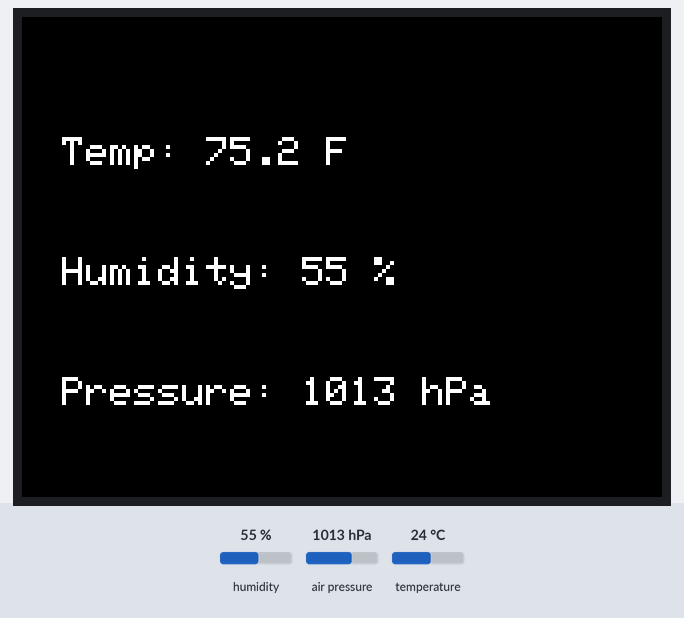
Bench run of a sketch on a simulated Arduino Uno, built with avr-gcc and run on an emulated ATmega328P. Shown: 320×240 colour display. Inputs (shaded band) come from the test bench; at power-on: humidity 55 %, air pressure 1013 hPa, temperature 24 °C.

Above: at 2.4 s.
3.5 s: humidity set to 22 %
At 5.2 s:
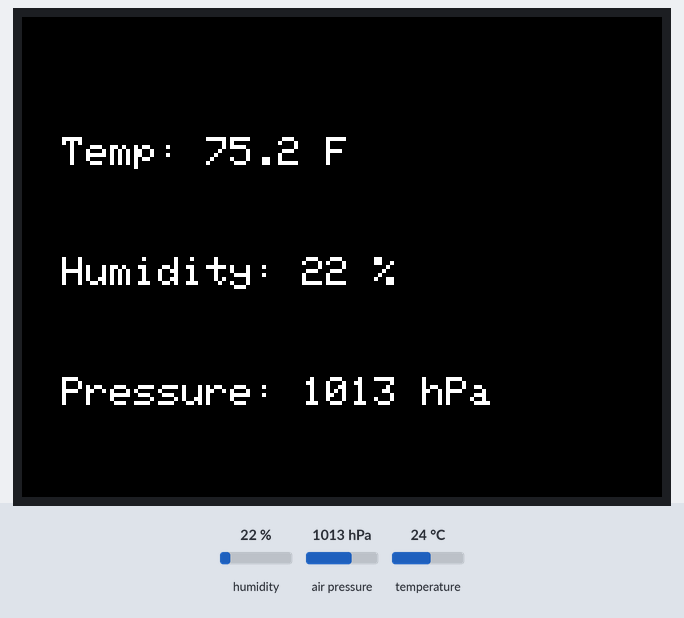
7.7 s: air pressure set to 952 hPa
At 9.6 s:
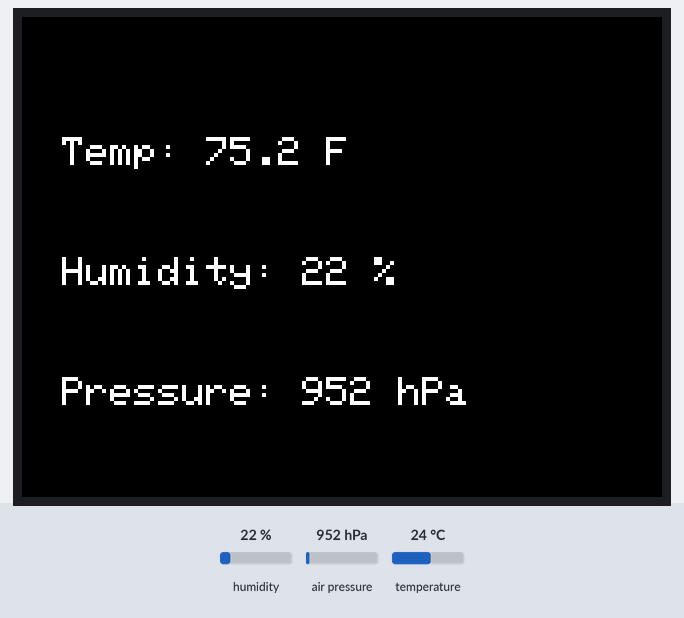
11.3 s: temperature set to 12 °C
At 12.8 s:
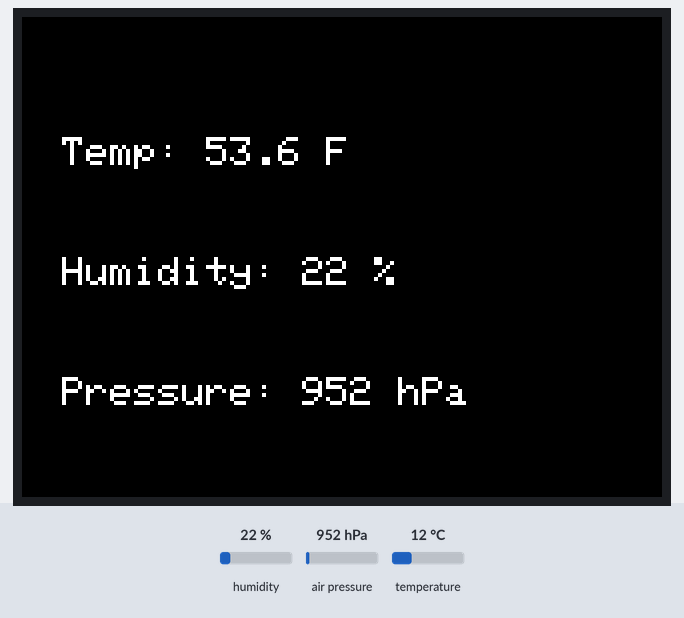
14.5 s: humidity set to 40 %
At 15.7 s:
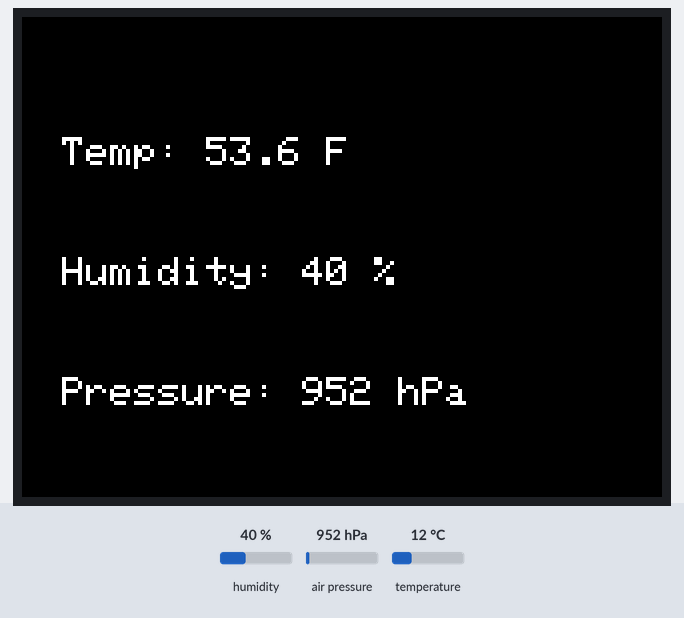
Timing chart, 0 to 17.5 s (numbered marks = the images above; inputs shaded):
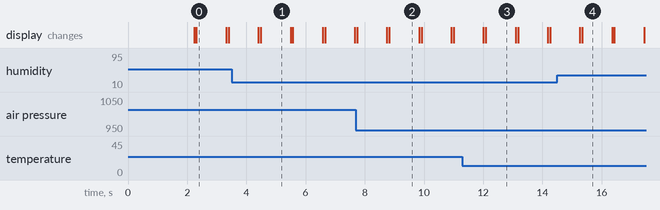

The sketch:

spiegler_combinedblink_code.ino
```cpp
#include <Wire.h>
#include <Adafruit_Sensor.h>
#include <Adafruit_BME280.h>
#include <MCUFRIEND_kbv.h>
#include <Adafruit_GFX.h>

MCUFRIEND_kbv tft;
Adafruit_BME280 bme;

void setup() {
    uint16_t ID = tft.readID();
    tft.begin(ID);
    tft.setRotation(1);

    if (!bme.begin(0x76)) {
        tft.fillScreen(0x0000);
        tft.setTextColor(0xF800);
        tft.setTextSize(3);
        tft.setCursor(50, 150);
        tft.print("BME280 ERROR");
        while (1);
    }

    tft.fillScreen(0x0000);
    tft.setTextColor(0xFFFF);
    tft.setTextSize(3);
    tft.setCursor(50, 150);
    tft.print("good");
    delay(2000);
}

void loop() {
    float tempC = bme.readTemperature();
    float tempF = tempC * 9.0 / 5.0 + 32.0;
    float humidity = bme.readHumidity();
    float pressure = bme.readPressure() / 100.0F;

    tft.fillScreen(0x0000);
    tft.setTextColor(0xFFFF);
    tft.setTextSize(2);

    tft.setCursor(20, 60);
    tft.print("Temp: ");
    tft.print(tempF, 1);
    tft.print(" F");

    tft.setCursor(20, 120);
    tft.print("Humidity: ");
    tft.print(humidity, 0);
    tft.print(" %");

    tft.setCursor(20, 180);
    tft.print("Pressure: ");
    tft.print(pressure, 0);
    tft.print(" hPa");

    delay(1000);
}
```

Measured:
- after the input at 3.5 s, the display: first differs from a run without the input after 0.99 s (image 1)
- after the input at 7.7 s, the display: first differs from a run without the input after 1.1 s (image 2)
- after the input at 11.3 s, the display: first differs from a run without the input after 0.79 s (image 3)
- after the input at 14.5 s, the display: first differs from a run without the input after 0.85 s (image 4)
- what the display in image 0 shows lasts 1.0 s, from 2.3 s to 3.3 s
